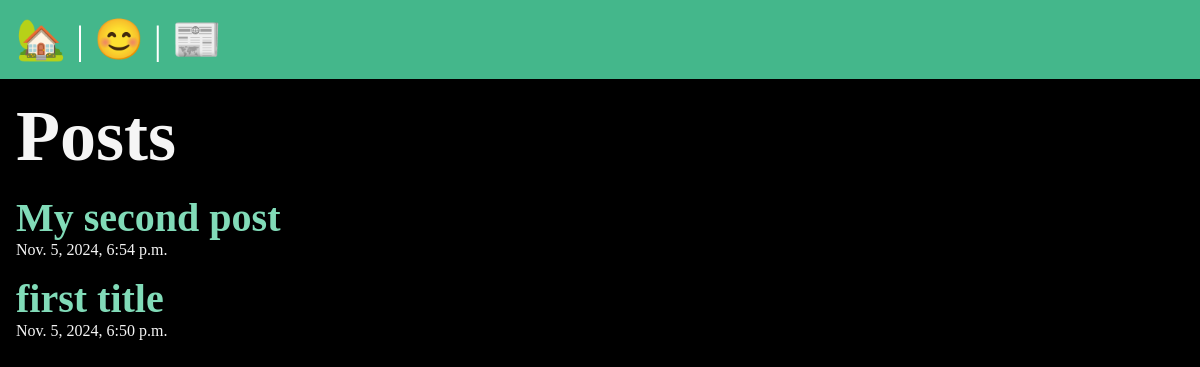
/posts/, run on an earlier commit of the app's database.
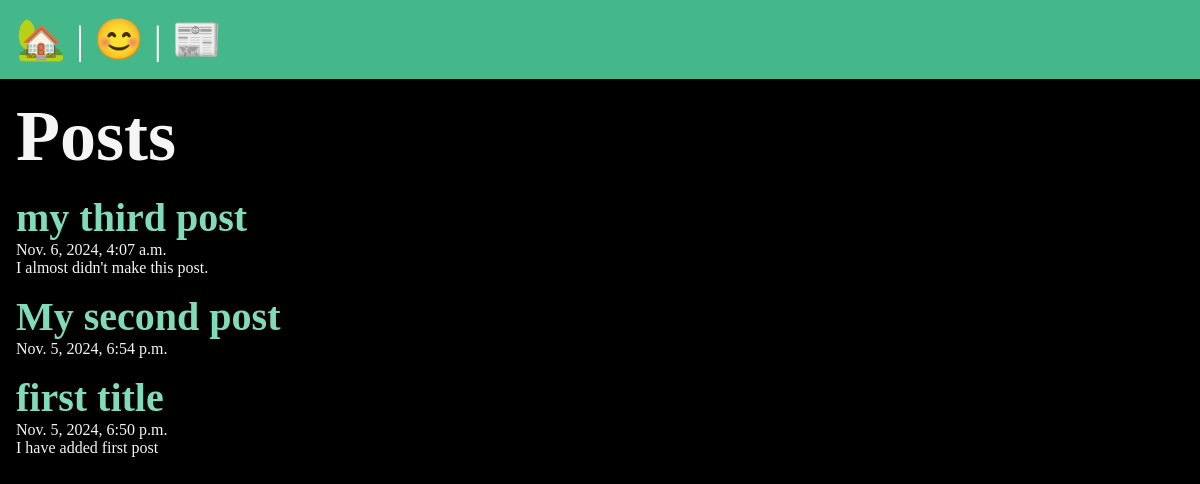
And on a later commit of the database.
### posts/models.py (models this page shows, shortened)
class Post(models.Model):
    title = models.CharField(max_length=200)
    body = models.TextField()
    slug = models.SlugField()
    date = models.DateTimeField(auto_now_add=True)

### posts/views.py (the view)
# urls.py: path("", views.posts_list, name="list"),
def posts_list(request):
    posts = Post.objects.all().order_by("-date")
    return render(request, "posts/posts_list.html", {"posts": posts})

### posts/templates/posts/posts_list.html (shortened to what this page needs)
{% extends 'layout.html' %}
{% block content %}
<section>
    <h1>Posts</h1>
    {% for post in posts %}
        <article class="post">
            <h2>
                <a href="{% url 'posts:page' slug=post.slug %}">
                {{ post.title }}
                </a>
            </h2>
            <p>{{ post.date }}</p>
            <p>{{ post.body }}</p>
        </article>
    {% endfor %}
</section>
{% endblock %}

### templates/layout.html (shortened to what this page needs)
<!DOCTYPE html>
{% load static %}
<html lang="en">
<head>
    <link rel="stylesheet" href="{% static 'css/style.css'%}">
</head>
<body>
    <nav>
        <a href="/">
            <span role="img" aria-label="Home">🏡</span>
        </a>|
        <a href="/about">
            <span role="img" aria-label="About">😊</span>
        </a>|
        <a href="{% url 'posts:list' %}">
            <span role="img" aria-label="Post">📰</span>
        </a>
    </nav>
    <main>
        {% block content %}
        {% endblock %}
    </main>
</body>
</html>

### static/css/style.css (style rules this page uses)
* { margin: 0; padding: 0; box-sizing: border-box; }
body { min-height: 100vh; background-color: black; color: whitesmoke; font-size: 3rem; }
nav { padding: 1rem; background-color: #44b78b; color: white; font-size: 2.5rem; }
main { padding: 1rem; }
section { display: flex; flex-flow: column; gap: 1rem; }
h2 { font-size: 2.5rem; }
p { font-size: 1rem; }
a { text-decoration: none; color: #81dbb8; }

What changed in the data, as far as the page shows it:
added Post: title "my third post", date "Nov. 6, 2024, 4:07 a.m.", body "I almost didn't make this post."
changed Post "first title": body (not shown) → "I have added first post"
